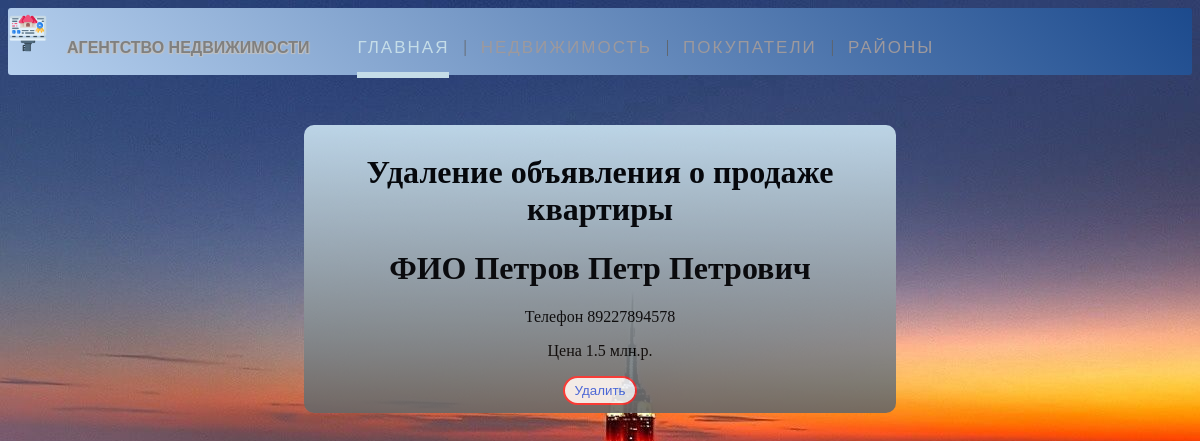
/sellers/2/del_seller, run on an earlier commit of the app's database.
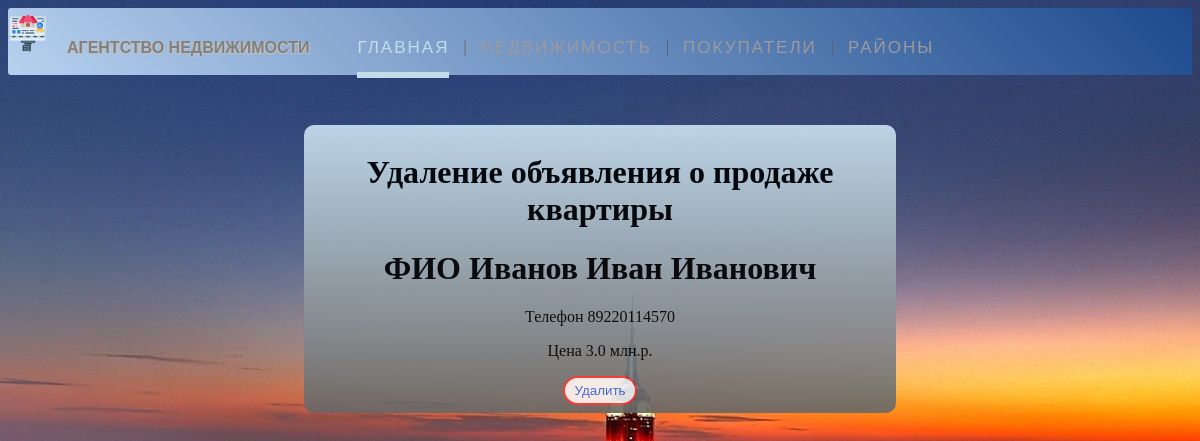
And on a later commit of the database.
### webApp/models.py (models this page shows, shortened)
class Sellers(models.Model):
    id = models.AutoField('id', primary_key=True)
    fio = models.CharField('ФИО', max_length=50)
    phone = models.CharField('Номер телефона', max_length=12)
    id_district = models.IntegerField('Район')
    number_floors = models.IntegerField('Количество этажей')
    number_sell_floor = models.IntegerField('номер этажа')
    area = models.FloatField('Площадь')
    price = models.FloatField('Цена')
    class Meta:
        verbose_name = 'Продавец'
        verbose_name_plural = 'Продавецы'

### webApp/views.py (the view)
# urls.py: path('sellers/<int:pk>/del_seller', views.DelSeller.as_view(), name='del-seller')
class DelSeller(DeleteView):
    model = Sellers
    success_url = '/sellers'
    template_name = 'webApp/del_sellers.html'
    context_object_name = 'seller'

### webApp/templates/webApp/del_sellers.html (shortened to what this page needs)
{% extends 'webApp/base.html' %}
{% block content %}
    <div class="details-seller">
        <h1>Удаление объявления о продаже квартиры</h1>
        <h1>ФИО {{ seller.fio }}</h1>
        <p>Телефон {{ seller.phone }}</p>
        <p>Цена {{ seller.price }}  млн.р.</p>
        <form method="POST">
            <button class="btn-del-seller" type="submit">Удалить</button>
        </form>
    </div>
{% endblock %}

What changed in the data, as far as the page shows it:
changed Sellers: fio "Петров Петр Петрович" → "Иванов Иван Иванович"; phone "89227894578" → "89220114570"; price "1.5" → "3.0"
